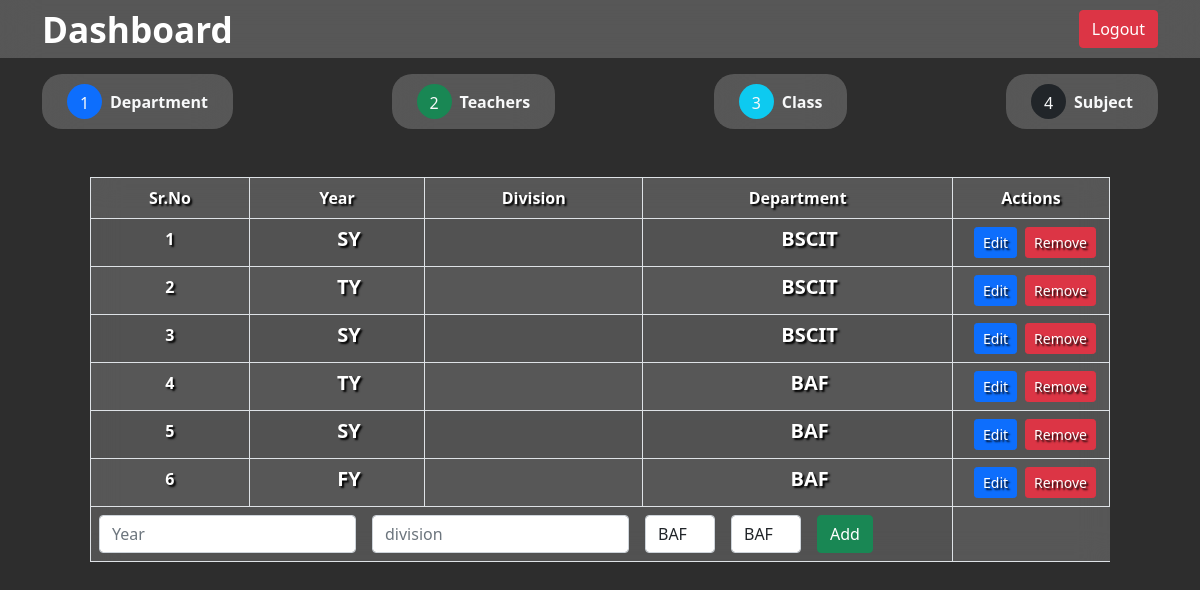
Page /Prospector/class.php on the committed database.
### tables this page shows
CREATE TABLE `classes` (
  `id` int(255) NOT NULL,
  `year` varchar(10) NOT NULL,
  `department_id` int(255) NOT NULL
);

CREATE TABLE `departments` (
  `id` int(255) NOT NULL,
  `name` varchar(200) NOT NULL,
  `username` varchar(25) NOT NULL,
  `pwd` varchar(25) NOT NULL,
  `slug` varchar(200) NOT NULL
);

### Prospector/class.php (the view, shortened to what this page needs)
<?php include "../DB/db.php" ?>
<?php $cssFiles = "<link rel='stylesheet' href='../assets/css/student_profile.css'/>" ?>
<?php include "../includes/header.php" ?>
<div class="app">
    <?php include "../includes/navbar-Prospector_Student.php"?>
    <div class="container">
        <?php include "../includes/Categories_Prospector.php"?>
        <section id="allDepartment">
            <div class="table-responsive mt-5 mx-5">
                <table class="table table-striped table-hover table-bordered blurred-bg">
                    <thead>
                        <tr>
                            <th>Sr.No</th>
                            <th>Year</th>
                            <th>Division</th>
                            <th>Department</th>
                            <th>Actions</th>
                        </tr>
                    </thead>
                    <tbody>
                        <?php
                        $query = mysqli_query($con, "SELECT * FROM `classes`");
                        $srno = 0;
                        ?>
                        <?php while ($row = mysqli_fetch_assoc($query)) : ?>
                            <tr>
                                <td><?php echo ++$srno; ?></td>
                                <td>
                                    <h5 class="fw-bold d-flex align-items-center justify-content-center ps-4 subject"><?php echo $row['year']; ?></h5>
                                </td>
                                <td>
                                </td>
                                <td>
                                    <h5 class="fw-bold d-flex align-items-center justify-content-center ps-4 subject">
                                        <?php
                                        $dquery = mysqli_query($con, "SELECT * FROM `departments` WHERE id = " . $row['department_id']);
                                        $department = mysqli_fetch_assoc($dquery);
                                        ?>
                                        <?php echo $department['name']; ?>
                                    </h5>
                                </td>
                                <td>
                                    <div class="d-flex justify-content-center">
                                        <a href="class.php?edit=true&id=<?php echo $row['id'] ?>" class="ms-2 btn btn-primary btn-sm">Edit</a>
                                        <a href="class.php?delete=true&id=<?php echo $row['id'] ?>" class="ms-2 btn btn-danger btn-sm">Remove</a>
                                    </div>
                                </td>
                            </tr>
                        <?php endwhile; ?>
                        <tr>
                            <td colspan="4">
                                <form method="POST" action="class.php" class="d-flex">
                                    <div class="me-3">
                                        <input name="year" type="text" class="form-control" placeholder="Year" aria-label="year" required value="<?php echo isset($isEditing) ? $editData['year'] : '' ?>" />
                                    </div>
                                    <div class="me-3">
                                        <input name="division" type="text" class="form-control" placeholder="division" aria-label="division" required value="<?php echo isset($isEditing) ? $editData['division'] : '' ?>" />
                                    </div>
                                    <div class="me-3">
                                        <?php $dquery = mysqli_query($con, "SELECT * FROM `departments`;"); ?>
                                        <select name="department_id" class="form-control">
                                            <?php while ($d = mysqli_fetch_assoc($dquery)) : ?>
                                                <option value="<?php echo $d['id'] ?>" <?php echo isset($isEditing) && $editData['department_id'] == $d['id'] ? 'selected' : '' ?>><?php echo $d['name'] ?></option>
                                            <?php endwhile; ?>
                                        </select>
                                    </div>
                                    <div class="me-3">
                                        <?php $dquery = mysqli_query($con, "SELECT * FROM `departments`;"); ?>
                                        <select name="teacher_id" class="form-control">
                                            <?php while ($d = mysqli_fetch_assoc($dquery)) : ?>
                                                <option value="<?php echo $d['id'] ?>" <?php echo isset($isEditing) && $editData['department_id'] == $d['id'] ? 'selected' : '' ?>><?php echo $d['name'] ?></option>
                                            <?php endwhile; ?>
                                        </select>
                                    </div>
                                    <div class="me-3">
                                        <button name="<?php echo isset($isEditing) ? 'editclass' : 'addclass'; ?>" type="submit" class="btn btn-success">
                                            <?php if (isset($isEditing)) {
                                                echo "Update";
                                            } else {
                                                echo "Add";
                                            } ?>
                                        </button>
                                    </div>
                                </form>
                            </td>
                        </tr>
                    </tbody>
                </table>
            </div>
        </section>
    </div>
</div>
<?php include "../includes/footer.php" ?>

### assets/css/style.css (style rules this page uses)
* { margin: 0; padding: 0; box-sizing: border-box; }
.app { width: 100vw; height: 100vh; background-color: rgba(45, 45, 45); overflow-y: auto; }
h2, h5 { margin: 0; }
.subject { height: 100%; }
.blurred-bg { background: rgba(255, 255, 255, 0.2) !important; backdrop-filter: blur(15px) !important; }
.blurred-bg tr, .blurred-bg td { color: white; text-shadow: 2px 2px 2px #000; font-weight: bold; background-color: transparent; text-align: center; }

### rows in the picture
classes: year "SY", department.name "BSCIT"
classes: year "TY", department.name "BSCIT"
classes: year "SY", department.name "BSCIT"
classes: year "TY", department.name "BAF"
classes: year "SY", department.name "BAF"
classes: year "FY", department.name "BAF"

### other values in the picture
form field department_id "BAF"
form field teacher_id "BAF"
